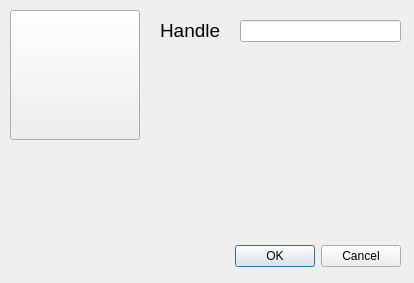
<?xml version="1.0" encoding="UTF-8"?>
<ui version="4.0">
 <class>Dialog</class>
 <widget class="QDialog" name="Dialog">
  <property name="geometry">
   <rect>
    <x>0</x>
    <y>0</y>
    <width>414</width>
    <height>283</height>
   </rect>
  </property>
  <property name="windowTitle">
   <string>Dialog</string>
  </property>
  <widget class="QDialogButtonBox" name="buttonBox">
   <property name="geometry">
    <rect>
     <x>60</x>
     <y>240</y>
     <width>341</width>
     <height>32</height>
    </rect>
   </property>
   <property name="orientation">
    <enum>Qt::Horizontal</enum>
   </property>
   <property name="standardButtons">
    <set>QDialogButtonBox::Cancel|QDialogButtonBox::Ok</set>
   </property>
  </widget>
  <widget class="QPushButton" name="icon">
   <property name="geometry">
    <rect>
     <x>10</x>
     <y>10</y>
     <width>130</width>
     <height>130</height>
    </rect>
   </property>
   <property name="text">
    <string/>
   </property>
   <property name="icon">
    <iconset resource="resources.qrc">
     <normaloff>:/images/ClickToAddAvatar.png</normaloff>:/images/ClickToAddAvatar.png</iconset>
   </property>
   <property name="iconSize">
    <size>
     <width>130</width>
     <height>130</height>
    </size>
   </property>
  </widget>
  <widget class="QLabel" name="label">
   <property name="geometry">
    <rect>
     <x>160</x>
     <y>20</y>
     <width>81</width>
     <height>21</height>
    </rect>
   </property>
   <property name="font">
    <font>
     <pointsize>14</pointsize>
    </font>
   </property>
   <property name="text">
    <string>Handle</string>
   </property>
  </widget>
  <widget class="QLineEdit" name="handle">
   <property name="geometry">
    <rect>
     <x>240</x>
     <y>20</y>
     <width>161</width>
     <height>22</height>
    </rect>
   </property>
  </widget>
 </widget>
 <resources>
  <include location="resources.qrc"/>
 </resources>
 <connections>
  <connection>
   <sender>buttonBox</sender>
   <signal>accepted()</signal>
   <receiver>Dialog</receiver>
   <slot>accept()</slot>
   <hints>
    <hint type="sourcelabel">
     <x>248</x>
     <y>254</y>
    </hint>
    <hint type="destinationlabel">
     <x>157</x>
     <y>274</y>
    </hint>
   </hints>
  </connection>
  <connection>
   <sender>buttonBox</sender>
   <signal>rejected()</signal>
   <receiver>Dialog</receiver>
   <slot>reject()</slot>
   <hints>
    <hint type="sourcelabel">
     <x>316</x>
     <y>260</y>
    </hint>
    <hint type="destinationlabel">
     <x>286</x>
     <y>274</y>
    </hint>
   </hints>
  </connection>
 </connections>
</ui>
